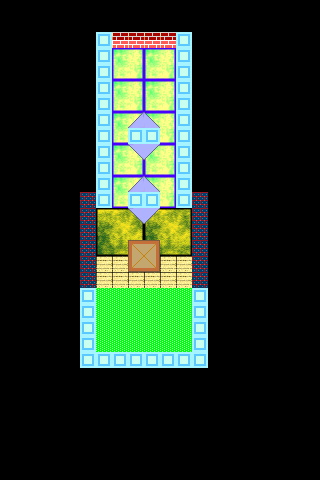

A level layout from a 2D game, rendered from its tile map. Below: a short description, then the map file with tile-grid data replaced by summaries:
An orthogonal 20x30 tile map with 16x16 px tiles, 2 tile layers (tile_1, tile_2) and 5 objects (start, enemy_0, block_1, block_0, enemy_1).

<map version="1.0" orientation="orthogonal" renderorder="right-down" width="20" height="30" tilewidth="16" tileheight="16">
 <tileset firstgid="1" name="tiles" tilewidth="16" tileheight="16">
  <properties>
   <property name="obstacle" value="" />
  </properties>
  <image source="tiles.png" width="304" height="161" />
  <tile id="0">
   <properties>
    <property name="obstacle" value="regular" />
   </properties>
  </tile>
  <tile id="3">
   <properties>
    <property name="water" value="1" />
   </properties>
  </tile>
  <tile id="6">
   <properties>
    <property name="obstacle" value="regular" />
   </properties>
  </tile>
  <tile id="8">
   <properties>
    <property name="finish" value="" />
   </properties>
  </tile>
  <tile id="11">
   <properties>
    <property name="obstacle" value="regular" />
   </properties>
  </tile>
  <tile id="12">
   <properties>
    <property name="lava" value="1" />
   </properties>
  </tile>
  <tile id="13">
   <properties>
    <property name="lava" value="2" />
   </properties>
  </tile>
  <tile id="14">
   <properties>
    <property name="obstacle" value="regular" />
   </properties>
  </tile>
  <tile id="15">
   <properties>
    <property name="speedup" value="1" />
   </properties>
  </tile>
  <tile id="16">
   <properties>
    <property name="obstacle" value="regular" />
   </properties>
  </tile>
  <tile id="17">
   <properties>
    <property name="obstacle" value="" />
   </properties>
  </tile>
  <tile id="19">
   <properties>
    <property name="obstacle" value="upperleft" />
   </properties>
  </tile>
  <tile id="20">
   <properties>
    <property name="obstacle" value="upperright" />
   </properties>
  </tile>
  <tile id="21">
   <properties>
    <property name="obstacle" value="bottomleft" />
   </properties>
  </tile>
  <tile id="22">
   <properties>
    <property name="obstacle" value="bottomright" />
   </properties>
  </tile>
  <tile id="35">
   <properties>
    <property name="obstacle" value="" />
   </properties>
  </tile>
  <tile id="36">
   <properties>
    <property name="obstacle" value="" />
   </properties>
  </tile>
 </tileset>
 <layer name="tile_1" width="20" height="30">
  <data>[600 cells, 109 non-empty, 16 distinct tile ids]</data>
 </layer>
 <layer name="tile_2" width="20" height="30">
  <data>[600 cells, 70 non-empty, 11 distinct tile ids]</data>
 </layer>
 <objectgroup name="obj">
  <object name="start" x="128" y="64" width="16" height="12">
   <properties>
    <property name="start" value="" />
   </properties>
  </object>
  <object name="enemy_0" x="142" y="164.5" width="4" height="7">
   <ellipse />
  </object>
  <object name="block_1" x="120" y="96" width="8" height="8">
   <properties>
    <property name="dynamic" value="" />
   </properties>
  </object>
  <object name="block_0" x="160" y="96" width="8" height="8">
   <properties>
    <property name="dynamic" value="" />
   </properties>
  </object>
  <object name="enemy_1" x="144.5" y="298" width="4" height="7">
   <ellipse />
  </object>
 </objectgroup>
</map>
